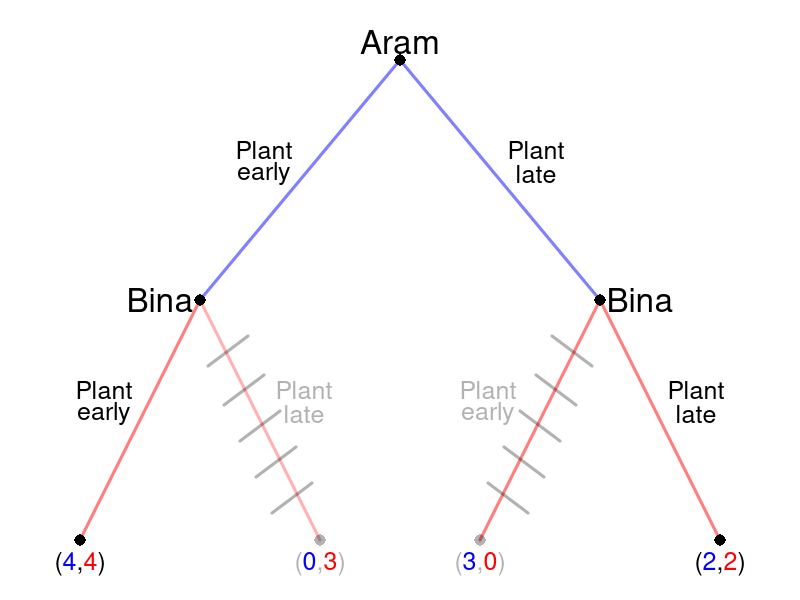

Write R code to recreate this figure.
require(shape)
pdf(file = "people/sequential_palanpur_player1.pdf", width = 9, height = 7)

#Set parameters for graphics
axislabelsize <- 1.5
labelsize <- 2
actionlabelsize <- 1.5
graphlinewidth <- 3
segmentlinewidth <- 2
nodesize <- 1.5
fadelevel <- 0.3

COL <- c("#7fc97f", "#beaed4", "#fdc086", "#ffff99", "#386cb0", "#f0027f", "#bf5b17", "#666666")
COLA <- c("#99d8c9","#66c2a4","#41ae76", "#238b45", "#005824")
COLB <- c("#4eb3d3", "#2b8cbe", "#0868ac","#084081")

par(mar =  c(0, 0, 0, 0))

xlims <- c(0, 10)
ylims <- c(0, 10)

npts <- 501 
x <- seq(xlims[1], xlims[2], length.out = npts)
y <- seq(ylims[1], ylims[2], length.out = npts) 

plot(0, 0, xlim = xlims, ylim = ylims, type = "n",
     xlab = expression(paste("")),
     ylab = expression(paste("")), 
     xaxt = "n", 
     yaxt = "n", 
     cex.lab = axislabelsize, 
     bty = "n",
     xaxs="i", 
     yaxs="i")

ticksy <- seq(from = 0, to = ylims[2], by = 2)
ylabels <- seq(from = 0, to = ylims[2], by = 2)
ticksx <- seq(from = 0, to = xlims[2], by = 2)
xlabels <- seq(from = 0, to = xlims[2], by = 2)

#Branches for Aram
#Plant early
segments(5, 9, 2.5, 5, lty = 1, col = rgb(0, 0, 1, 0.5), lwd = graphlinewidth)
#Plant late
segments(5, 9, 7.5, 5, lty = 1, col = rgb(0, 0, 1, 0.5), lwd = graphlinewidth)

#Branches for Bina
#From Aram planting early
#Bina plants early
segments(2.5, 5, 1, 1, lty = 1, col = rgb(1, 0, 0, 0.5), lwd = graphlinewidth)
#Bina plants late
segments(2.5, 5, 4, 1, lty = 1, col = rgb(1, 0, 0, fadelevel), lwd = graphlinewidth)

#From Aram plants late
#Bina plants early
segments(7.5, 5, 6, 1, lty = 1, col = rgb(1, 0, 0, 0.5), lwd = graphlinewidth)


#Bina plants late
segments(7.5, 5, 9, 1, lty = 1, col = rgb(1, 0, 0, 0.5), lwd = graphlinewidth)

#Initial node
points(5, 9, pch = 16, col = "black", cex = nodesize)

#P1 Nodes
points(2.5, 5, pch = 16, col = "black", cex = nodesize)
points(7.5, 5, pch = 16, col = "black", cex = nodesize)

#P2 Terminal Nodes
points(1, 1, pch = 16, col = "black", cex = nodesize)
points(4, 1, pch = 16, col = rgb(0,0,0,fadelevel), cex = nodesize)
points(6, 1, pch = 16, col = rgb(0,0,0,fadelevel), cex = nodesize)
points(9, 1, pch = 16, col = "black", cex = nodesize)

text(5, 9.3, expression(paste("Aram")), cex = labelsize)

text(3.3, 7.5, expression(paste("Plant")), cex = actionlabelsize)
text(3.3, 7.1, expression(paste("early")), cex = actionlabelsize)
text(6.7, 7.5, expression(paste("Plant")), cex = actionlabelsize)
text(6.7, 7.1, expression(paste("late")), cex = actionlabelsize)


text(2, 5, expression(paste("Bina")), cex = labelsize)
text(1.3, 3.5, expression(paste("Plant")), cex = actionlabelsize)
text(1.3, 3.1, expression(paste("early")), cex = actionlabelsize)
text(3.8, 3.5, expression(paste("Plant")), cex = actionlabelsize, col = rgb(0,0,0,fadelevel))
text(3.8, 3.1, expression(paste("late")), cex = actionlabelsize, col = rgb(0,0,0,fadelevel))


text(8, 5, expression(paste("Bina")), cex = labelsize)
text(6.1, 3.5, expression(paste("Plant")), cex = actionlabelsize, col = rgb(0,0,0,fadelevel))
text(6.1, 3.1, expression(paste("early")), cex = actionlabelsize, col = rgb(0,0,0,fadelevel))
text(8.7, 3.5, expression(paste("Plant")), cex = actionlabelsize)
text(8.7, 3.1, expression(paste("late")), cex = actionlabelsize)

#Payoffs 

text(1, .6, expression("(" * phantom("4") * "," * phantom("4") * ")"), cex = actionlabelsize)
text(1, .6, expression(phantom("(") * "4" * phantom(",") * phantom("4") * phantom(")")), col = rgb(0, 0, 1, 1),  cex = actionlabelsize)
text(1, .6, expression(phantom("(") * phantom("4") * phantom(",") * "4" * phantom(")")), col = rgb(1, 0, 0, 1), cex = actionlabelsize)

text(4, .6, expression("(" * phantom("0") * "," * phantom("3") * ")"), cex = actionlabelsize,col = rgb(0,0,0,fadelevel))
text(4, .6, expression(phantom("(") * "0" * phantom(",") * phantom("3") * phantom(")")), col = rgb(0, 0, 1, 1,fadelevel),  cex = actionlabelsize)
text(4, .6, expression(phantom("(") * phantom("0") * phantom(",") * "3" * phantom(")")), col = rgb(1, 0, 0, 1,fadelevel), cex = actionlabelsize)

text(6, .6, expression("(" * phantom("3") * "," * phantom("0") * ")"), cex = actionlabelsize,col = rgb(0,0,0,fadelevel))
text(6, .6, expression(phantom("(") * "3" * phantom(",") * phantom("0") * phantom(")")), col = rgb(0, 0, 1, 1,fadelevel),  cex = actionlabelsize)
text(6, .6, expression(phantom("(") * phantom("3") * phantom(",") * "0" * phantom(")")), col = rgb(1, 0, 0, 1,fadelevel), cex = actionlabelsize)

text(9, .6, expression("(" * phantom("2") * "," * phantom("2") * ")"), cex = actionlabelsize)
text(9, .6, expression(phantom("(") * "2" * phantom(",") * phantom("2") * phantom(")")), col = rgb(0, 0, 1, 1),  cex = actionlabelsize)
text(9, .6, expression(phantom("(") * phantom("2") * phantom(",") * "2" * phantom(")")), col = rgb(1, 0, 0, 1), cex = actionlabelsize)

#Cutting branch plant late when A plants early
segments(2.6, 3.9, 3.1, 4.4, lty = 1, col = rgb(0,0,0,fadelevel), lwd = graphlinewidth)
segments(2.8, 3.25, 3.3, 3.75, lty = 1, col = rgb(0,0,0,fadelevel), lwd = graphlinewidth)
segments(3, 2.65, 3.5, 3.15, lty = 1, col = rgb(0,0,0,fadelevel), lwd = graphlinewidth)
segments(3.2, 2.05, 3.7, 2.55, lty = 1, col = rgb(0,0,0,fadelevel), lwd = graphlinewidth)
segments(3.4, 1.45, 3.9, 1.95, lty = 1, col = rgb(0,0,0,fadelevel), lwd = graphlinewidth)


#Cutting branch plant late when A plants
segments(7.4, 3.9, 6.9, 4.4, lty = 1, col = rgb(0,0,0,fadelevel), lwd = graphlinewidth)
segments(7.2, 3.25, 6.7, 3.75, lty = 1, col = rgb(0,0,0,fadelevel), lwd = graphlinewidth)
segments(7, 2.65, 6.5, 3.15, lty = 1, col = rgb(0,0,0,fadelevel), lwd = graphlinewidth)
segments(6.8, 2.05, 6.3, 2.55, lty = 1, col = rgb(0,0,0,fadelevel), lwd = graphlinewidth)
segments(6.6, 1.45, 6.1, 1.95, lty = 1, col = rgb(0,0,0,fadelevel), lwd = graphlinewidth)


dev.off()
